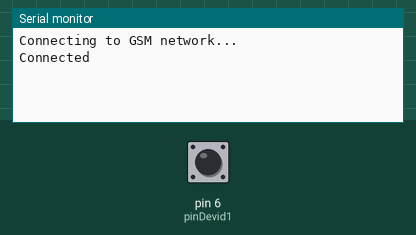
Bench run of a sketch on a simulated Arduino Uno, built with avr-gcc and run on an emulated ATmega328P. Parts: the last lines printed to the serial monitor. The inputs (shaded band) are chosen by the test bench; at power-on: pin 6 (pinDevid1) LOW. Uploads are accepted with an empty reply.

Above: at 4.2 s.
4.3 s: pin 6 (pinDevid1) driven HIGH
At 5.2 s:
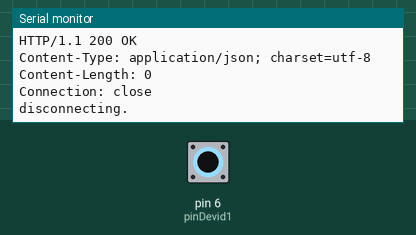
5.8 s: pin 6 (pinDevid1) driven LOW
At 7.0 s:
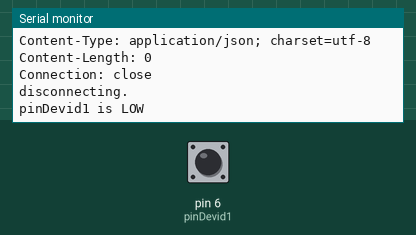
7.3 s: pin 6 (pinDevid1) pulsed HIGH 5 times (0.12 s each, 0.3 s apart)
At 7.47 s:
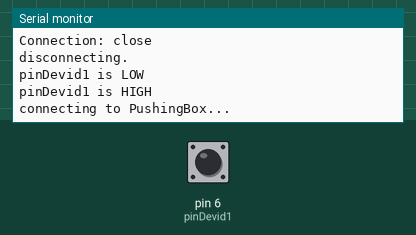
10.3 s: pin 6 (pinDevid1) pulsed HIGH 5 times (0.12 s each, 0.3 s apart)
At 10.47 s:
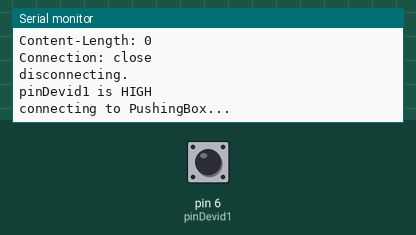

Measured:
- after the input at 4.3 s, the serial monitor: prints a new line at once (image 1)
- after the input at 5.8 s, the serial monitor: prints a new line at once (image 2)

The sketch:

PushingBox-for-Arduino-GSM-shield.ino
```cpp
////
//
// General code from http://www.pushingbox.com for Arduino GSM shield (official) v1.0
// adapted from the original code for the WiFi shield
// created 21 October 2014
// by Simon Schvartzman
//
////

#include <GSM.h>
// PIN Number
#define PINNUMBER ""

// APN data (you may need to modify it according to your data provider, in most cases there is no need to replace)
#define GPRS_APN       "GPRS_APN" // replace your GPRS APN
#define GPRS_LOGIN     "login"    // replace with your GPRS login
#define GPRS_PASSWORD  "password" // replace with your GPRS password

// initialize the library instance
GSMClient client;
GPRS gprs;
GSM gsmAccess;


char DEVID1[] = "Your_DevID_Here";        //Scenario : "The mailbox is open"

//Numeric Pin where you connect your switch
uint8_t pinDevid1 = 6; // Example : the mailbox switch is connect to the Pin 6.
                       // Please take into account you can't use Pin 3 (as in the Wifi example)
                       // because it is used by the GSM module

// Debug mode
boolean DEBUG = true;
  //////////////
 //   End    //
//////////////


char serverName[] = "api.pushingbox.com";
int port = 80; // port 80 is the default for HTTP

boolean pinDevid1State = false;                // Save the last state of the Pin for DEVID1
boolean lastConnected = false;


void setup()
{
  // initialize serial:
  Serial.begin(9600);
  pinMode(pinDevid1, INPUT);

  Serial.println("Connecting to GSM network... ");
  // connection state
  boolean notConnected = true;

  // After starting the modem with GSM.begin()
  // attach the shield to the GPRS network with the APN, login and password
  while(notConnected)
  {
    if((gsmAccess.begin(PINNUMBER)==GSM_READY) &
      (gprs.attachGPRS(GPRS_APN, GPRS_LOGIN, GPRS_PASSWORD)==GPRS_READY))
    {
      notConnected = false;
      Serial.println ("Connected");
    }
    else
    {
      Serial.println("Not connected");
      delay(1000);
    }
  }
 }


void loop() {
   ////
   // Listening for the pinDevid1 state
   ////
  if (digitalRead(pinDevid1) == HIGH && pinDevid1State == false) // switch on pinDevid1 is ON
  {
    if(DEBUG){Serial.println("pinDevid1 is HIGH");}
    pinDevid1State = true;
    //Sending request to PushingBox when the pin is HIGHT
    sendToPushingBox(DEVID1);
  }
   if (digitalRead(pinDevid1) == LOW && pinDevid1State == true) // switch on pinDevid1 is OFF
  {
    if(DEBUG){Serial.println("pinDevid1 is LOW");}
    pinDevid1State = false;
    //Sending request to PushingBox when the pin is LOW
    //sendToPushingBox(DEVID1);    //Here you can run an other scenario by creating a DEVID2 variable
  }

  //DEBUG part
  // this write the respons from PushingBox Server.
  // You should see a "200 OK"
  if (client.available()) {
    char c = client.read();
    if(DEBUG){Serial.print(c);}
  }

  // if there's no net connection, but there was one last time
  // through the loop, then stop the client:
  if (!client.connected() && lastConnected) {
    if(DEBUG){Serial.println();}
    if(DEBUG){Serial.println("disconnecting.");}
    client.stop();
  }
  lastConnected = client.connected();

}


//Function for sending the request to PushingBox
void sendToPushingBox(char devid[]){
  client.stop(); if(DEBUG){Serial.println("connecting to PushingBox...");}
  if(client.connect(serverName, 80)) {
    if(DEBUG){Serial.println("connected");}
    if(DEBUG){Serial.println("sendind request");}
    client.print("GET /pushingbox?devid=");
    client.print(devid);
    client.println(" HTTP/1.1");
    client.print("Host: ");
    client.println(serverName);
    client.println("User-Agent: Arduino");
    client.println();
  }
  else {
    if(DEBUG){Serial.println("connection failed");}
  }
}
```
